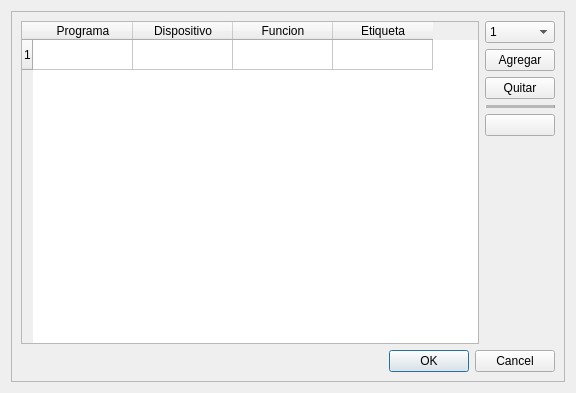
<?xml version="1.0" encoding="UTF-8"?>
<ui version="4.0">
 <class>Dialog</class>
 <widget class="QDialog" name="Dialog">
  <property name="geometry">
   <rect>
    <x>0</x>
    <y>0</y>
    <width>576</width>
    <height>393</height>
   </rect>
  </property>
  <property name="windowTitle">
   <string>Tabla</string>
  </property>
  <property name="windowIcon">
   <iconset>
    <normaloff>../../iconos/ic_lista.svg</normaloff>../../iconos/ic_lista.svg</iconset>
  </property>
  <property name="modal">
   <bool>true</bool>
  </property>
  <layout class="QVBoxLayout" name="verticalLayout">
   <item>
    <widget class="QFrame" name="frame">
     <property name="frameShape">
      <enum>QFrame::StyledPanel</enum>
     </property>
     <property name="frameShadow">
      <enum>QFrame::Raised</enum>
     </property>
     <layout class="QGridLayout" name="gridLayout">
      <item row="5" column="1">
       <spacer name="verticalSpacer">
        <property name="orientation">
         <enum>Qt::Vertical</enum>
        </property>
        <property name="sizeHint" stdset="0">
         <size>
          <width>20</width>
          <height>40</height>
         </size>
        </property>
       </spacer>
      </item>
      <item row="0" column="1">
       <widget class="QComboBox" name="combo_100">
        <property name="minimumSize">
         <size>
          <width>70</width>
          <height>0</height>
         </size>
        </property>
        <property name="maximumSize">
         <size>
          <width>70</width>
          <height>16777215</height>
         </size>
        </property>
        <item>
         <property name="text">
          <string>1</string>
         </property>
        </item>
        <item>
         <property name="text">
          <string>10</string>
         </property>
        </item>
        <item>
         <property name="text">
          <string>100</string>
         </property>
        </item>
       </widget>
      </item>
      <item row="2" column="1">
       <widget class="QPushButton" name="btn_101">
        <property name="minimumSize">
         <size>
          <width>70</width>
          <height>0</height>
         </size>
        </property>
        <property name="maximumSize">
         <size>
          <width>70</width>
          <height>16777215</height>
         </size>
        </property>
        <property name="text">
         <string>Quitar</string>
        </property>
       </widget>
      </item>
      <item row="1" column="1">
       <widget class="QPushButton" name="btn_100">
        <property name="minimumSize">
         <size>
          <width>70</width>
          <height>0</height>
         </size>
        </property>
        <property name="maximumSize">
         <size>
          <width>70</width>
          <height>16777215</height>
         </size>
        </property>
        <property name="text">
         <string>Agregar</string>
        </property>
       </widget>
      </item>
      <item row="6" column="0" colspan="2">
       <widget class="QDialogButtonBox" name="buttonBox">
        <property name="orientation">
         <enum>Qt::Horizontal</enum>
        </property>
        <property name="standardButtons">
         <set>QDialogButtonBox::Cancel|QDialogButtonBox::Ok</set>
        </property>
       </widget>
      </item>
      <item row="0" column="0" rowspan="6">
       <widget class="QTableWidget" name="table_100">
        <row>
         <property name="text">
          <string>1</string>
         </property>
        </row>
        <column>
         <property name="text">
          <string>Programa</string>
         </property>
        </column>
        <column>
         <property name="text">
          <string>Dispositivo</string>
         </property>
        </column>
        <column>
         <property name="text">
          <string>Funcion</string>
         </property>
        </column>
        <column>
         <property name="text">
          <string>Etiqueta</string>
         </property>
        </column>
       </widget>
      </item>
      <item row="4" column="1">
       <widget class="QPushButton" name="btn_102">
        <property name="minimumSize">
         <size>
          <width>70</width>
          <height>0</height>
         </size>
        </property>
        <property name="maximumSize">
         <size>
          <width>70</width>
          <height>16777215</height>
         </size>
        </property>
        <property name="text">
         <string/>
        </property>
        <property name="icon">
         <iconset>
          <normaloff>../../iconos/ic_actualizar.svg</normaloff>../../iconos/ic_actualizar.svg</iconset>
        </property>
       </widget>
      </item>
      <item row="3" column="1">
       <widget class="Line" name="line">
        <property name="frameShadow">
         <enum>QFrame::Raised</enum>
        </property>
        <property name="lineWidth">
         <number>1</number>
        </property>
        <property name="midLineWidth">
         <number>10</number>
        </property>
        <property name="orientation">
         <enum>Qt::Horizontal</enum>
        </property>
       </widget>
      </item>
     </layout>
    </widget>
   </item>
  </layout>
 </widget>
 <resources/>
 <connections>
  <connection>
   <sender>buttonBox</sender>
   <signal>accepted()</signal>
   <receiver>Dialog</receiver>
   <slot>accept()</slot>
   <hints>
    <hint type="sourcelabel">
     <x>248</x>
     <y>254</y>
    </hint>
    <hint type="destinationlabel">
     <x>157</x>
     <y>274</y>
    </hint>
   </hints>
  </connection>
  <connection>
   <sender>buttonBox</sender>
   <signal>rejected()</signal>
   <receiver>Dialog</receiver>
   <slot>reject()</slot>
   <hints>
    <hint type="sourcelabel">
     <x>316</x>
     <y>260</y>
    </hint>
    <hint type="destinationlabel">
     <x>286</x>
     <y>274</y>
    </hint>
   </hints>
  </connection>
 </connections>
</ui>
